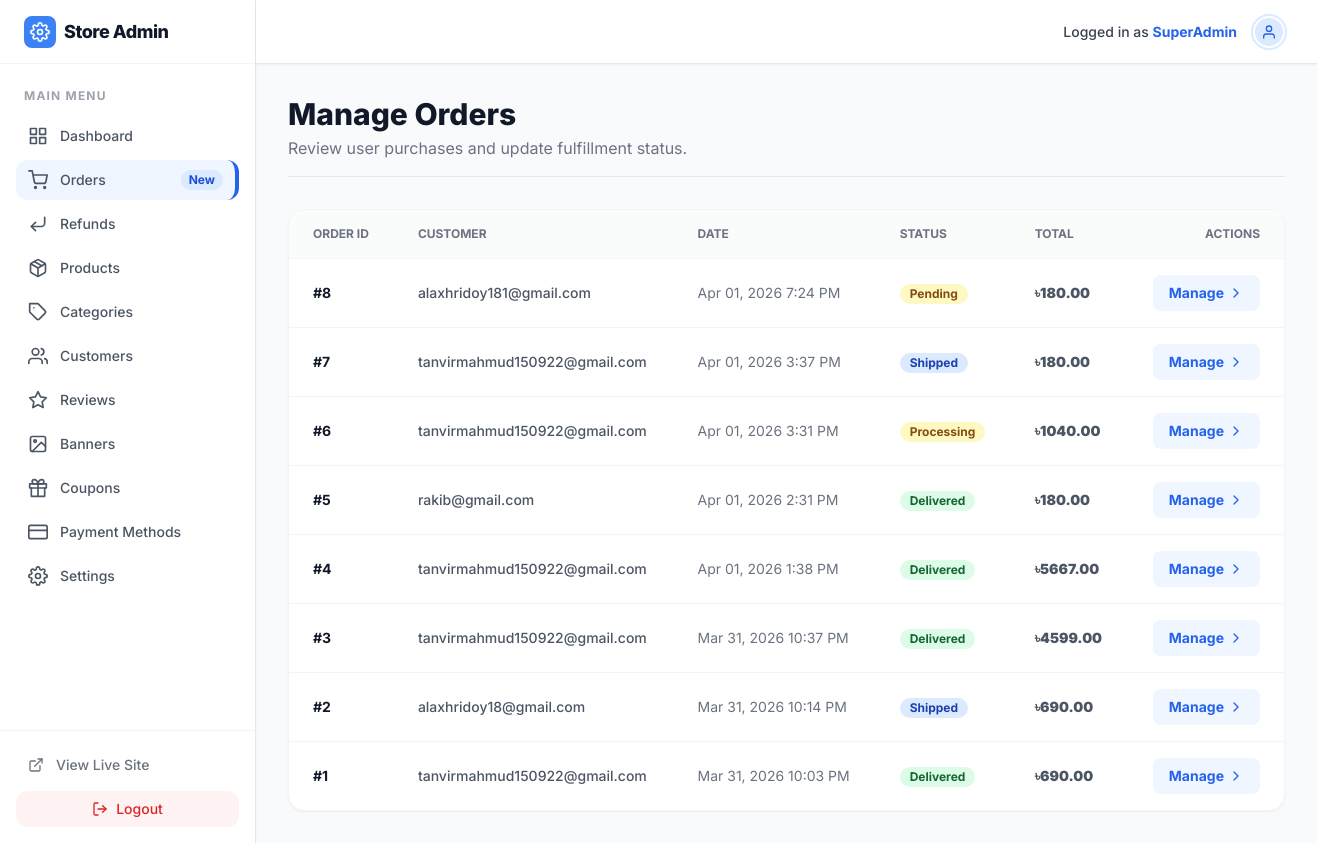
/store-admin/orders/ (signed in), run on the app's committed database.
### nexgen/models.py (models this page shows, shortened)
class CustomUser(AbstractBaseUser, PermissionsMixin):
    email = models.EmailField(unique=True)
    first_name = models.CharField(max_length=30, blank=True)
    last_name = models.CharField(max_length=30, blank=True)
    phone_number = models.CharField(max_length=20, blank=True)
    profile_picture = models.ImageField(upload_to='profiles/', blank=True, null=True)
    is_active = models.BooleanField(default=True)
    is_staff = models.BooleanField(default=False)
    date_joined = models.DateTimeField(default=timezone.now)
    notify_email = models.BooleanField(default=True)
    notify_sms = models.BooleanField(default=False)
    notify_push = models.BooleanField(default=True)
    objects = CustomUserManager()
    USERNAME_FIELD = 'email'
    REQUIRED_FIELDS = []

class Order(models.Model):
    STATUS_CHOICES = (
        ('Pending', 'Pending'),
        ('Processing', 'Processing'),
        ('Shipped', 'Shipped'),
        ('Out for Delivery', 'Out for Delivery'),
        ('Delivered', 'Delivered'),
        ('Cancelled', 'Cancelled'),
        ('Refund Requested', 'Refund Requested'),
    )
    user = models.ForeignKey(CustomUser, on_delete=models.CASCADE)
    status = models.CharField(max_length=25, choices=STATUS_CHOICES, default='Pending')
    total_price = models.DecimalField(max_digits=10, decimal_places=2)
    discount_amount = models.DecimalField(max_digits=10, decimal_places=2, default=0)
    coupon = models.ForeignKey('Coupon', null=True, blank=True, on_delete=models.SET_NULL)
    shipping_address = models.TextField()
    payment_provider = models.ForeignKey('PaymentMethod', null=True, blank=True, on_delete=models.SET_NULL)
    sender_number = models.CharField(max_length=20, blank=True)
    transaction_id = models.CharField(max_length=100, blank=True)
    is_paid = models.BooleanField(default=False)
    created_at = models.DateTimeField(auto_now_add=True)

### nexgen/admin_views.py (the view)
# urls.py: path('orders/', admin_views.admin_orders_list, name='admin_orders_list'),
@user_passes_test(is_admin, login_url='/store-admin/login/')
def admin_orders_list(request):
    orders = Order.objects.all().order_by('-created_at')
    return render(request, 'admin_panel/orders_list.html', {'orders': orders})

### nexgen/admin_views.py (called while the page is built)
def is_admin(user):
    return user.is_authenticated and user.is_staff

### nexgen/context_processors.py (called while the page is built)
def store_settings(request):
    try:
        settings = StoreSetting.objects.get(pk=1)
        currency = settings.currency
    except StoreSetting.DoesNotExist:
        currency = '$'
    banners = Banner.objects.filter(is_active=True).order_by('order')
    return {
        'STORE_CURRENCY': currency,
        'banners': banners
    }

### nexgen/templates/admin_panel/orders_list.html (shortened to what this page needs)
{% extends 'admin_panel/admin_base.html' %}
{% block content %}
<div class="mb-8 flex justify-between items-center border-b border-gray-200 pb-4">
    <div>
        <h1 class="text-3xl font-extrabold text-gray-900">Manage Orders</h1>
        <p class="text-gray-500 mt-1">Review user purchases and update fulfillment status.</p>
    </div>
</div>
<div class="bg-white rounded-2xl shadow-sm border border-gray-100 overflow-hidden">
    <div class="overflow-x-auto">
        <table class="w-full text-left text-sm text-gray-600 min-w-max">
            <thead class="bg-gray-50/80 text-xs uppercase font-bold text-gray-500 border-b border-gray-100">
                <tr>
                    <th scope="col" class="px-6 py-4 rounded-tl-lg">Order ID</th>
                    <th scope="col" class="px-6 py-4">Customer</th>
                    <th scope="col" class="px-6 py-4">Date</th>
                    <th scope="col" class="px-6 py-4">Status</th>
                    <th scope="col" class="px-6 py-4">Total</th>
                    <th scope="col" class="px-6 py-4 text-right">Actions</th>
                </tr>
            </thead>
            <tbody class="divide-y divide-gray-100">
                {% for order in orders %}
                <tr class="hover:bg-gray-50 transition-colors group">
                    <td class="px-6 py-4 font-bold text-gray-900">#{{ order.id }}</td>
                    <td class="px-6 py-4 font-medium">{{ order.user.email }}</td>
                    <td class="px-6 py-4 text-gray-500">{{ order.created_at|date:"M d, Y g:i A" }}</td>
                    <td class="px-6 py-4">
                        <span class="inline-flex items-center px-2.5 py-0.5 rounded-full text-xs font-bold {% if order.status == 'Delivered' %}bg-green-100 text-green-800{% elif order.status == 'Shipped' %}bg-blue-100 text-blue-800{% elif order.status == 'Cancelled' %}bg-red-100 text-red-800{% else %}bg-yellow-100 text-yellow-800{% endif %}">
                            {{ order.status }}
                        </span>
                    </td>
                    <td class="px-6 py-4 font-black">{{ STORE_CURRENCY|default:'$' }}{{ order.total_price }}</td>
                    <td class="px-6 py-4 text-right">
                        <a href="{% url 'admin_order_detail' order.id %}" class="bg-primary-50 text-primary-600 hover:bg-primary-100 hover:text-primary-800 font-bold px-4 py-2 rounded-lg transition-colors flex items-center justify-center gap-1 inline-flex">
                            Manage <i data-feather="chevron-right" class="w-4 h-4"></i>
                        </a>
                    </td>
                </tr>
                {% endfor %}
            </tbody>
        </table>
    </div>
</div>
{% endblock %}

### nexgen/templates/admin_panel/admin_base.html (shortened to what this page needs)
<!DOCTYPE html>
<html lang="en">
<head>
    <script src="https://cdn.tailwindcss.com"></script>
</head>
<body class="text-gray-900 min-h-screen flex">
    <aside class="w-64 bg-white border-r border-gray-200 flex flex-col hidden md:flex fixed h-full z-10 shadow-sm">
        <div class="h-16 flex items-center px-6 border-b border-gray-100">
            <a href="{% url 'admin_dashboard' %}" class="flex items-center gap-2 group">
                <div class="bg-primary-500 rounded-lg p-1.5 flex items-center justify-center">
                    <i data-feather="settings" class="text-white w-5 h-5 group-hover:rotate-90 transition-transform duration-500"></i>
                </div>
                <span class="font-extrabold text-lg tracking-tight text-gray-900">Store Admin</span>
            </a>
        </div>
        <nav class="flex-1 py-6 flex flex-col gap-1 px-4">
            <p class="px-2 text-xs font-bold text-gray-400 uppercase tracking-widest mb-2">Main Menu</p>
            <a href="{% url 'admin_dashboard' %}" class="flex items-center gap-3 px-3 py-2.5 rounded-xl text-sm font-medium text-gray-600 hover:bg-gray-50 hover:text-gray-900 transition-colors ">
                <i data-feather="grid" class="w-5 h-5"></i> Dashboard
            </a>
            <a href="{% url 'admin_orders_list' %}" class="flex items-center gap-3 px-3 py-2.5 rounded-xl text-sm font-medium text-gray-600 hover:bg-gray-50 hover:text-gray-900 transition-colors {% if 'order' in request.resolver_match.url_name %}sidebar-active{% endif %}">
                <i data-feather="shopping-cart" class="w-5 h-5"></i> Orders
                <span class="ml-auto bg-primary-100 text-primary-700 py-0.5 px-2 rounded-full text-xs font-bold">New</span>
            </a>
            <a href="{% url 'admin_refunds_list' %}" class="flex items-center gap-3 px-3 py-2.5 rounded-xl text-sm font-medium text-gray-600 hover:bg-gray-50 hover:text-gray-900 transition-colors {% if 'refund' in request.resolver_match.url_name %}sidebar-active{% endif %}">
                <i data-feather="corner-down-left" class="w-5 h-5"></i> Refunds
            </a>
            <a href="{% url 'admin_products_list' %}" class="flex items-center gap-3 px-3 py-2.5 rounded-xl text-sm font-medium text-gray-600 hover:bg-gray-50 hover:text-gray-900 transition-colors {% if 'product' in request.resolver_match.url_name %}sidebar-active{% endif %}">
                <i data-feather="package" class="w-5 h-5"></i> Products
            </a>
            <a href="{% url 'admin_categories_list' %}" class="flex items-center gap-3 px-3 py-2.5 rounded-xl text-sm font-medium text-gray-600 hover:bg-gray-50 hover:text-gray-900 transition-colors {% if 'categor' in request.resolver_match.url_name %}sidebar-active{% endif %}">
                <i data-feather="tag" class="w-5 h-5"></i> Categories
            </a>
            <a href="{% url 'admin_users_list' %}" class="flex items-center gap-3 px-3 py-2.5 rounded-xl text-sm font-medium text-gray-600 hover:bg-gray-50 hover:text-gray-900 transition-colors {% if 'user' in request.resolver_match.url_name %}sidebar-active{% endif %}">
                <i data-feather="users" class="w-5 h-5"></i> Customers
            </a>
            <a href="{% url 'admin_reviews_queue' %}" class="flex items-center gap-3 px-3 py-2.5 rounded-xl text-sm font-medium text-gray-600 hover:bg-gray-50 hover:text-gray-900 transition-colors {% if 'review' in request.resolver_match.url_name %}sidebar-active{% endif %}">
                <i data-feather="star" class="w-5 h-5"></i> Reviews
            </a>
            <a href="{% url 'admin_banners_list' %}" class="flex items-center gap-3 px-3 py-2.5 rounded-xl text-sm font-medium text-gray-600 hover:bg-gray-50 hover:text-gray-900 transition-colors {% if 'banner' in request.resolver_match.url_name %}sidebar-active{% endif %}">
                <i data-feather="image" class="w-5 h-5"></i> Banners
            </a>
            <a href="{% url 'admin_coupons_list' %}" class="flex items-center gap-3 px-3 py-2.5 rounded-xl text-sm font-medium text-gray-600 hover:bg-gray-50 hover:text-gray-900 transition-colors {% if 'coupon' in request.resolver_match.url_name %}sidebar-active{% endif %}">
                <i data-feather="gift" class="w-5 h-5"></i> Coupons
            </a>
            <a href="{% url 'admin_payments_list' %}" class="flex items-center gap-3 px-3 py-2.5 rounded-xl text-sm font-medium text-gray-600 hover:bg-gray-50 hover:text-gray-900 transition-colors {% if 'payment' in request.resolver_match.url_name %}sidebar-active{% endif %}">
                <i data-feather="credit-card" class="w-5 h-5"></i> Payment Methods
            </a>
            <a href="{% url 'admin_settings' %}" class="flex items-center gap-3 px-3 py-2.5 rounded-xl text-sm font-medium text-gray-600 hover:bg-gray-50 hover:text-gray-900 transition-colors ">
                <i data-feather="settings" class="w-5 h-5"></i> Settings
            </a>
        </nav>
        <div class="p-4 border-t border-gray-100">
            <a href="{% url 'home' %}" class="flex items-center gap-3 px-3 py-2 rounded-xl text-sm font-medium text-gray-500 hover:bg-gray-100 transition-colors">
                <i data-feather="external-link" class="w-4 h-4"></i> View Live Site
            </a>
            <form method="post" action="{% url 'logout' %}" class="w-full mt-2">
                <button type="submit" class="w-full flex items-center justify-center gap-2 py-2 text-sm font-medium text-red-600 bg-red-50 rounded-xl hover:bg-red-100 transition-colors">
                    <i data-feather="log-out" class="w-4 h-4"></i> Logout
                </button>
            </form>
        </div>
    </aside>
    <div class="flex-1 md:ml-64 flex flex-col min-h-screen">
        <header class="h-16 bg-white border-b border-gray-200 flex items-center justify-end px-8 sticky top-0 z-40 shadow-sm">
            <div class="flex items-center gap-4">
                <span class="text-sm font-medium text-gray-700">Logged in as <strong class="text-primary-600">{{ request.user.first_name|default:"SuperAdmin" }}</strong></span>
                <div class="h-8 w-8 bg-primary-100 rounded-full flex items-center justify-center border border-primary-200 shadow-sm border-2 border-white ring-2 ring-primary-100">
                    <i data-feather="user" class="text-primary-600 w-4 h-4"></i>
                </div>
            </div>
        </header>
        <main class="flex-1 p-8">
            {% block content %}{% endblock %}
        </main>
    </div>
</body>
</html>

### nexgen/templates/admin_panel/admin_base.html (style rules this page uses)
body { font-family: 'Inter', sans-serif; background-color: #f8fafc; }
.sidebar-active { background-color: #eff6ff; color: #2563eb; font-weight: 600; border-right: 4px solid #2563eb; }

### data on the page
CustomUser: user.first_name "SuperAdmin"
Order: id "8", user.email "alaxhridoy181@gmail.com", created_at "Apr 01, 2026 7:24 PM", status "Pending", STORE_CURRENCY "৳", total_price "180.00"
Order: id "7", user.email "tanvirmahmud150922@gmail.com", created_at "Apr 01, 2026 3:37 PM", status "Shipped", STORE_CURRENCY "৳", total_price "180.00"
Order: id "6", user.email "tanvirmahmud150922@gmail.com", created_at "Apr 01, 2026 3:31 PM", status "Processing", STORE_CURRENCY "৳", total_price "1040.00"
Order: id "5", user.email "rakib@gmail.com", created_at "Apr 01, 2026 2:31 PM", status "Delivered", STORE_CURRENCY "৳", total_price "180.00"
Order: id "4", user.email "tanvirmahmud150922@gmail.com", created_at "Apr 01, 2026 1:38 PM", status "Delivered", STORE_CURRENCY "৳", total_price "5667.00"
Order: id "3", user.email "tanvirmahmud150922@gmail.com", created_at "Mar 31, 2026 10:37 PM", status "Delivered", STORE_CURRENCY "৳", total_price "4599.00"
Order: id "2", user.email "alaxhridoy18@gmail.com", created_at "Mar 31, 2026 10:14 PM", status "Shipped", STORE_CURRENCY "৳", total_price "690.00"
Order: id "1", user.email "tanvirmahmud150922@gmail.com", created_at "Mar 31, 2026 10:03 PM", status "Delivered", STORE_CURRENCY "৳", total_price "690.00"
